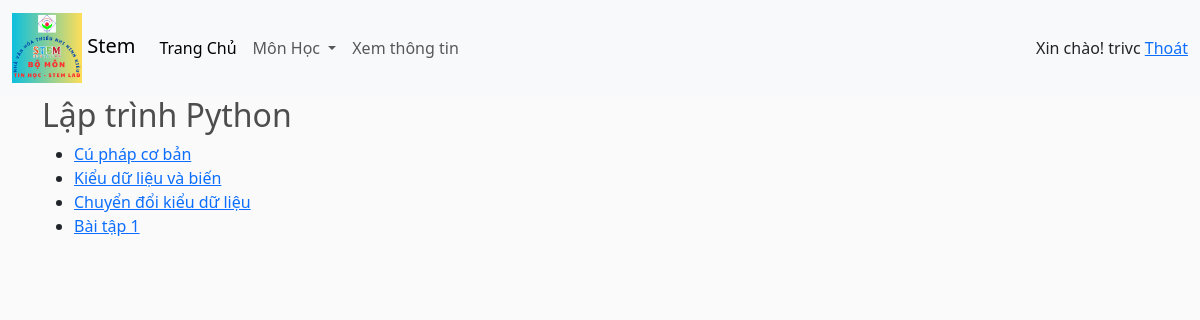
Screenshot of /subject/1/learn/ (signed in) with the database file from the repository.
### app/models.py (models this page shows, shortened)
class Subject(models.Model):
    category = models.ManyToManyField(Category, related_name='subject')
    name = models.CharField(max_length=200,null=True)
    price = models.FloatField()
    develop = models.BooleanField(default=False,null=True,blank=False)
    image = models.ImageField(null=True, blank=True)
    description = models.TextField(null=True, blank=True)
    content = models.TextField(null=True, blank=True)
    lessons = models.ManyToManyField('Lesson', through='LessonDetail')

class Lesson(models.Model):
    title = models.CharField(max_length=200, null=True)
    content_text = models.TextField(null=True, blank=True)
    content_image = models.ImageField(upload_to='lesson_images/', null=True, blank=True)

### app/views.py (the view)
# urls.py: path('subject/<int:subject_id>/learn/', views.learn_subject, name='learn_subject'),
@login_required(login_url='login')
def learn_subject(request, subject_id):
    subject = get_object_or_404(Subject, id=subject_id)
    categories = Category.objects.filter(is_sub = False)
    context = {'subject': subject,'categories':categories}
    return render(request, 'app/learn_subject.html', context)

### app/templates/app/learn_subject.html (shortened to what this page needs)
{% extends 'app/base.html' %}
{% load static  %}
        {% block register %}
        <div class="container">
            <h2>{{ subject.name }}</h2>
            <div class="documentation">
                {% if subject.lessons.all %}
                    <ul>
                        {% for lesson in subject.lessons.all %}
                            <li>
                                <a href="{% url 'lesson_detail' subject_id=subject.id lesson_index=forloop.counter0 %}">
                                    {{ lesson.title }}
                                </a>
                            </li>
                        {% endfor %}
                    </ul>
                {% else %}
                    <p>No lessons available.</p>
                {% endif %}
            </div>
        </div>
        {% endblock register %}

### app/templates/app/base.html (shortened to what this page needs)
{% load static %}
<!DOCTYPE html>
<html>
    <head>
        <link href="https://cdn.jsdelivr.net/npm/bootstrap@5.3.0/dist/css/bootstrap.min.css" rel="stylesheet">
        <link href-"{%static 'app/css/style.min.css'%}" rel="stylesheet" />
        <link href-"{%static 'app/css/owl.carousel.min.css'%}" rel="stylesheet" />
        <link href-"{%static 'app/css/all.min.css'%}" rel="stylesheet" />
        <link rel="stylesheet" type="text/css" href="{% static 'app/css/main.css' %}" />
        <link rel="stylesheet" href="">
    </head>
    <body>
        <nav class="navbar navbar-expand-lg bg-body-tertiary">
            <div class="container-fluid">
              <a class="navbar-brand" href="{% url 'home' %}">
                <img src="{% static 'app/images/logo.jpg' %}" width="70" height="70" />
                Stem</a>
              <div class="collapse navbar-collapse" id="navbarSupportedContent">
                <ul class="navbar-nav me-auto mb-2 mb-lg-0">
                  <li class="nav-item">
                    <a class="nav-link active" aria-current="page" href="{% url 'home' %}">Trang Chủ</a>
                  </li>
                  <li class="nav-item dropdown">
                    <a class="nav-link dropdown-toggle" href="#" role="button" data-bs-toggle="dropdown" aria-expanded="false">
                      Môn Học
                    </a>
                  </li>
                  <li class="nav-item" style="visibility: {{user_login}}">
                    <a class="nav-link" href="{% url 'class' %}">Xem thông tin</a>
                  </li>
                </ul>
                  {% if user.is_authenticated %}
                  <div class="form-inline my-2 my-lg-0" style="visibility: {{user_login}}">
                  <span>Xin chào! {{request.user}}</span>
                  <span><a href={% url "logout" %}>Thoát</a></span>
                </div>
              </div>
              {% else %}
              <div class="form-inline my-2 my-lg-0" style="visibility: {{user_not_login}}">
                  <a class="nav-link" href="{% url 'login' %}">Đăng nhập</a>
                  <a class="nav-link" href="{% url 'register' %}">Đăng kí</a>
              </div>
              {% endif %}
            </div>
          </nav>
          {% block register %}{% endblock register %}
    </body>
</html>

### app/static/app/css/main.css (style rules this page uses)
body { background-color: hsl(0, 0%, 98%); }
h1,h2,h3,h4,h5,h6 { color:hsl(0, 0%, 30%); }

### rows the page displays
Subject: name "Lập trình Python"
Lesson: title "Cú pháp cơ bản"
Lesson: title "Kiểu dữ liệu và biến"
Lesson: title "Chuyển đổi kiểu dữ liệu"
Lesson: title "Bài tập 1"

### other values shown
{{ request.user }} "trivc"
